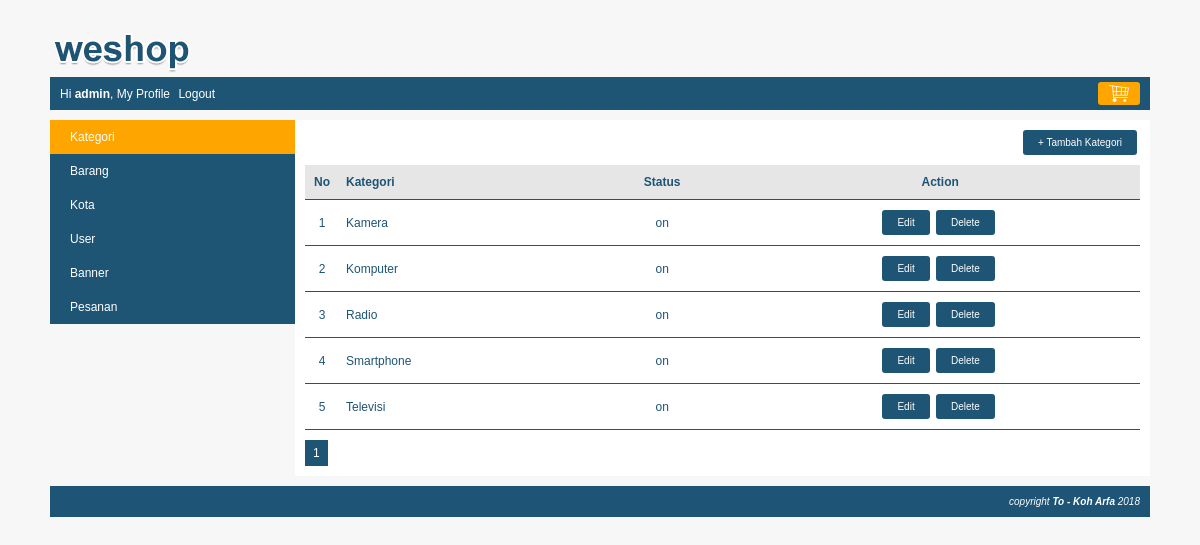
The app's page /index.php?page=my_profile&module=kategori&action=list (signed in) with its own data.
### tables this page shows
CREATE TABLE `kategori` (
  `kategori_id` int(10) NOT NULL,
  `kategori` varchar(150) NOT NULL,
  `status` enum('on','off') NOT NULL
);

### module/kategori/list.php (the view, shortened to what this page needs)
<div id="frame-tambah">
	<a href="<?php echo BASE_URL."index.php?page=my_profile&module=kategori&action=form"; ?>" class="tombol-action">+ Tambah Kategori</a>
</div>
<?php
	$pagination = isset($_GET["pagination"]) ? $_GET["pagination"] : 1;
	$data_per_halaman = 5;
	$mulai_dari = ($pagination-1) * $data_per_halaman;
	$queryKategori = mysqli_query($koneksi, "SELECT * FROM kategori ORDER BY kategori ASC LIMIT $mulai_dari, $data_per_halaman");
	if(mysqli_num_rows($queryKategori) == 0)
	{
		echo "<h3>Saat ini belum ada kategori di dalam tabel kategori</h3>";
	} else {
		echo "<table class='table-list'>";
		echo "<tr class='baris-title' >
					<th class='kolom-nomor' >No</th>
					<th class='kiri' >Kategori</th>
					<th class='tengah' >Status</th>
					<th class='tengah' >Action</th>
				</tr>";
		$no=1;
		while($row=mysqli_fetch_assoc($queryKategori)){
			echo "<tr>
						<td class='kolom-nomor' >$no</td>
						<td class='kiri' >$row[kategori]</td>
						<td class='tengah'>$row[status]</td>
						<td class='tengah'>
							<a class='tombol-action' href='".BASE_URL."index.php?page=my_profile&module=kategori&action=form&kategori_id=$row[kategori_id]'>Edit</a>
							<a class='tombol-action' href='".BASE_URL."module/kategori/action.php?button=Delete&kategori_id=$row[kategori_id]'>Delete</a>
						</td>
					</tr>";
			$no++;
		}
		echo "</table>";
	}
?>

### css/style.css (style rules this page uses)
body { font-family: arial; font-size:12px; color:#1e5474; background:#F7F7F7; margin:0px; }
.table-list { width: 100%; border-collapse: collapse; }
.table-list tr.baris-title { background: #E6E6E6; }
.table-list tr th, .table-list tr td { padding: 10px 7px; }
.kolom-nomor { width: 20px; text-align: center; }
.kiri { text-align: left; }
.tengah { text-align: center; }
#frame-tambah { margin-bottom: 10px;text-align: right;overflow: hidden; }
.tombol-action { background: #1e5474; color: white; padding: 7px 15px; border-radius: 3px; cursor: pointer; text-decoration: none; margin-right: 3px; font-size: 10px; display: inline-block; }
.table-list tr { border-bottom: 1px solid #1e5474; }

### records on screen
kategori: kategori "Kamera", status "on"
kategori: kategori "Komputer", status "on"
kategori: kategori "Radio", status "on"
kategori: kategori "Smartphone", status "on"
kategori: kategori "Televisi", status "on"

### other values on screen
$nama "admin"
